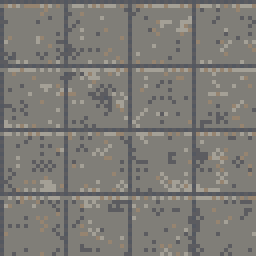
#> input picture assets/texturas/anden.png, 64 x 64 px, given in place of logo_preview.png, which was not available (shown 4 times larger)
$ python gen_hoja_visual.py
#> lines starting #> are read from the running program, lines starting #| are printed output that depends on the picture; pictures that were not available may be replaced by others from this repository, and a replacement may not be noted
"""Hoja de dirección visual (F2): todas las piezas del juego en una sola imagen para revisarlas.

Arma docs/direccion_visual/hoja.png con la paleta (nombre y hex), la fuente, el logo, los tres
puestos de mando, las motos del taller, las caídas dibujadas, el tráfico, las fachadas, los cerros,
la gente y las señales. Si existen capturas del juego en docs/direccion_visual/capturas/ (las copia
tools/capturas.gd o se ponen a mano), se agregan como maqueta del HUD.

    python tools/gen_hoja_visual.py
"""
from pathlib import Path

from PIL import Image, ImageDraw, ImageFont

from paleta import PALETA

RAIZ = Path(__file__).resolve().parent.parent
A = RAIZ / "assets"
DOCS = RAIZ / "docs" / "direccion_visual"
FUENTE = A / "fuentes" / "PressStart2P-Regular.ttf"
ANCHO = 1920
FONDO = PALETA["carbon"]
TEXTO = PALETA["blanco"]
GRIS = PALETA["concreto_claro"]


class Hoja:
    def __init__(self):
        self.img = Image.new("RGB", (ANCHO, 8000), FONDO)
        self.d = ImageDraw.Draw(self.img)
        self.f8 = ImageFont.truetype(str(FUENTE), 8)
        self.f16 = ImageFont.truetype(str(FUENTE), 16)
        self.f24 = ImageFont.truetype(str(FUENTE), 24)
        self.y = 24

    def titulo(self, texto, sub=""):
        self.y += 16
        self.d.text((24, self.y), texto, font=self.f16, fill=PALETA["amarillo_via"] if "amarillo_via" in PALETA else TEXTO)
        if sub:
            self.d.text((24, self.y + 24), sub, font=self.f8, fill=GRIS)
        self.y += 44 if sub else 32

    def fila(self, imagenes, escala=1, sep=16, rotulos=None, fondo=None):
        x = 24
        alto = 0
        for k, im in enumerate(imagenes):
            im = im.convert("RGBA")
            if escala != 1:
                im = im.resize((im.width * escala, im.height * escala), Image.NEAREST)
            if x + im.width > ANCHO - 24:
                self.y += alto + sep + (14 if rotulos else 0)
                x, alto = 24, 0
            if fondo is not None:
                self.d.rectangle((x, self.y, x + im.width - 1, self.y + im.height - 1), fill=fondo)
            self.img.paste(im, (x, self.y), im)
            if rotulos:
                self.d.text((x, self.y + im.height + 4), rotulos[k], font=self.f8, fill=GRIS)
            x += im.width + sep
            alto = max(alto, im.height)
        self.y += alto + sep + (14 if rotulos else 0)

    def recortar(self):
        return self.img.crop((0, 0, ANCHO, self.y + 16))


def cargar(ruta):
    return Image.open(ruta)


def main():
    h = Hoja()
    h.d.text((24, h.y), "DELIVERY EXPRESS - DIRECCION VISUAL (F2 a F4)", font=h.f24, fill=TEXTO)
    h.d.text((24, h.y + 36), "Tomás Ardila Marín  ·  Escuela Colombiana de Ingeniería Julio Garavito  ·  todo generado por código (tools/)",
             font=h.f8, fill=GRIS)
    h.y += 60

    h.titulo("PALETA", f"{len(PALETA)} colores en tools/paleta.py: única fuente del color; todo se cuantiza contra ella")
    x = 24
    for nombre, rgb in PALETA.items():
        if x + 140 > ANCHO - 24:
            x = 24
            h.y += 76
        h.d.rectangle((x, h.y, x + 131, h.y + 40), fill=rgb, outline=PALETA["negro"])
        h.d.text((x, h.y + 46), nombre[:16], font=h.f8, fill=TEXTO)
        h.d.text((x, h.y + 58), "#%02x%02x%02x" % rgb, font=h.f8, fill=GRIS)
        x += 140
#> after the loop, h.y = 448; x = 1004
    h.y += 90
#> h.y = 538

    h.titulo("FUENTE", "Press Start 2P (SIL OFL 1.1), a 8, 16 y 32 px enteros")
    for tam in (8, 16, 32):
        h.d.text((24, h.y), "Has muerto al entrar demasiado rapido en la curva 0123456789 $", font=ImageFont.truetype(str(FUENTE), tam), fill=TEXTO)
        h.y += tam + 12
#> this loop made 3 passes
#> h.y on passes 1 to 3: 618, 646, 690
#> after the loop, h.y = 690
    h.y += 8
#> h.y = 698

    h.titulo("LOGO", "tools/gen_logo.py  (assets/ui/logo.png, 640x360)")
    h.fila([cargar(DOCS / "logo_preview.png").resize((1280, 720), Image.NEAREST).crop((0, 160, 1280, 560))])
#> in cargar, returned value is the input picture: PIL image 64x64 RGB; mean R, G, B 124.5, 122.3, 117.5
#> in fila, `x = 24`: x = 24
#> the loop in fila, `for k, im in enumerate(imagenes):` made 1 pass
#> (x, alto) on pass 1: (1320, 400)
#> pass 1, in fila, `im = im.convert("RGBA")`:
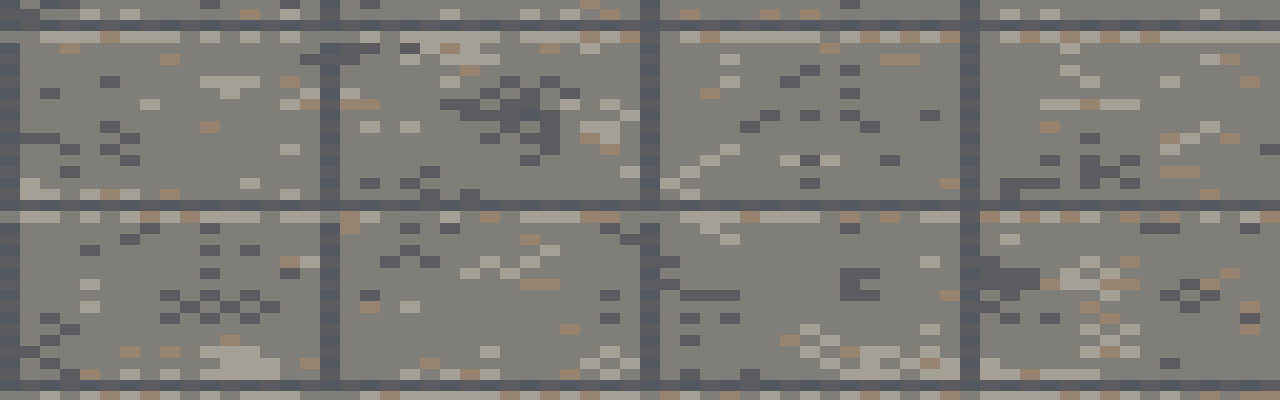
#> im: PIL image 1280x400 RGBA; mean R, G, B, A 124.9, 122.6, 117.8, 255
#> after the loop in fila, `for k, im in enumerate(imagenes):`: alto = 400; self.y = 758; x = 1320
#> in fila, `self.y += alto + sep + (14 if rotulos else 0)`: self.y = 1174

    h.titulo("PUESTOS DE MANDO (D24)", "tools/gen_manubrios.py: Bwis, NKD y Ninja, a 2x")
    h.fila([cargar(A / "ui" / f) for f in ("manubrio.png", "manubrio_nkd.png", "manubrio_ninja.png")], escala=2,
           rotulos=["Bwis", "NKD 125", "Ninja 300"], fondo=PALETA["cielo_dia"] if "cielo_dia" in PALETA else GRIS)
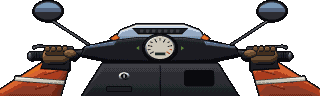
#> input picture assets/ui/manubrio.png, 320 x 96 px
#> in cargar, returned value is the input picture: PIL image 320x96 RGBA; mean R, G, B, A 40.7, 33.4, 34.7, 131.3
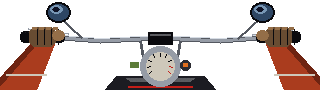
#> input picture assets/ui/manubrio_nkd.png, 320 x 90 px
#> in cargar, returned value is the input picture: PIL image 320x90 RGBA; mean R, G, B, A 45.8, 33.9, 33.5, 83
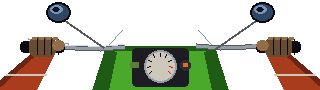
#> input picture assets/ui/manubrio_ninja.png, 320 x 90 px
#> in cargar, returned value is the input picture: PIL image 320x90 RGBA; mean R, G, B, A 41.9, 41.5, 30.9, 94.9
#> call 2 of fila, with escala = 2, sep = 16, fondo = (164, 160, 150)
#> in fila (call 2), `x = 24`: x = 24
#> the loop in fila (call 2), `for k, im in enumerate(imagenes):` made 3 passes
#> (self.y, x, alto) on pass 3: (1456, 680, 180)
#> (x, alto) on passes 1 to 2: (680, 192), (1336, 192)
#> after the loop in fila (call 2), `for k, im in enumerate(imagenes):`:
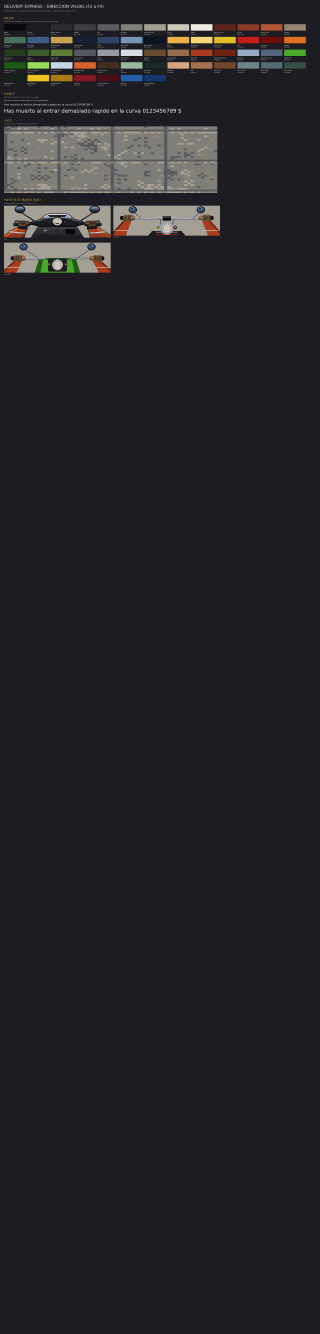
#> self.img: PIL image 1920x8000 RGB (shown at 1/6 size); mean R, G, B 35.7, 35.2, 39.8
#> after the loop in fila (call 2), `for k, im in enumerate(imagenes):`: alto = 180; self.y = 1456; x = 680
#> in fila (call 2), `self.y += alto + sep + (14 if rotulos else 0)`: self.y = 1666

    h.titulo("MOTOS DEL TALLER (dibujo propio)", "assets/ui/motos_taller.png")
    h.fila([cargar(A / "ui" / "motos_taller.png")], escala=2)
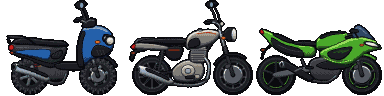
#> input picture assets/ui/motos_taller.png, 384 x 96 px
#> in cargar, returned value is the input picture: PIL image 384x96 RGBA; mean R, G, B, A 26, 30.1, 31.6, 122.4

    h.titulo("CAIDA DIBUJADA (cinematica)", "tools/gen_cinematica.py: una por moto, 320x180 a 2x")
    h.fila([cargar(A / "ui" / f"cinematica_{m}.png") for m in ("bws", "nkd", "ninja")], escala=2, sep=8,
           rotulos=["Bwis", "NKD 125", "Ninja 300"])
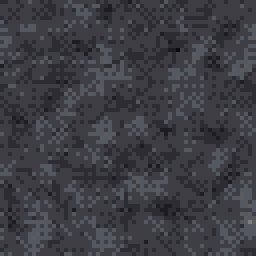
#> input picture assets/texturas/asfalto.png, 64 x 64 px, given in place of cinematica_bws.png, which was not available (shown 4 times larger)
#> in cargar, returned value is the input picture: PIL image 64x64 RGB; mean R, G, B 60.9, 61.4, 67.7

    variantes = sorted(p for p in (A / "ui").glob("cinematica_*_*.png"))
    if variantes:
        h.titulo("LAS OTRAS CAIDAS (D27)", "hueco, perro, lluvia, bus y contravia, una por moto, a 1x")
        h.fila([cargar(p) for p in variantes], sep=8, rotulos=[p.stem.replace("cinematica_", "") for p in variantes])

    h.titulo("CALLE (F4, D27)", "tools/gen_avisos.py y tools/gen_marcas_hueco.py: avisos (y su luz de noche), vallas, hueco, aceite, marcas y perros, a 2x")
    h.fila([cargar(A / "texturas" / "avisos.png"), cargar(A / "texturas" / "avisos_luz.png"), cargar(A / "texturas" / "vallas.png")], escala=2, fondo=PALETA["gris"])
    h.fila([cargar(A / "texturas" / f) for f in ("hueco.png", "aceite.png", "marcas_hueco.png", "perros.png")], escala=3, fondo=PALETA["gris"])

    h.titulo("TRAFICO", "tools/gen_vehiculos.py: 8 direcciones por vehiculo (0 = de frente), 14 px/m, a 2x")
    h.fila([cargar(A / "texturas" / "vehiculos.png")], escala=2, fondo=PALETA["gris"])
    h.fila([cargar(A / "texturas" / "vehiculos_grandes.png").resize((1408, 128))], escala=1, fondo=PALETA["gris"])

    h.titulo("FACHADAS POR ZONA (D26)", "tools/gen_texturas.py: 128x128 = 8 x 6,4 m, a 2x; abajo, su mascara de noche")
    tipos = ("casa", "ladrillo", "concreto", "vidrio", "bodega")
    h.fila([cargar(A / "texturas" / f"fachada_{t}.png") for t in tipos], escala=2, rotulos=list(tipos))
    h.fila([cargar(A / "texturas" / f"fachada_{t}_luz.png") for t in tipos], escala=1)

    h.titulo("CERROS ORIENTALES", "tools/gen_cerros.py: panorama que empalma a lo ancho")
    cerros = cargar(A / "texturas" / "cerros.png").convert("RGBA")
    cielo = Image.new("RGBA", cerros.size, PALETA.get("cielo_dia", (120, 160, 200)) + (255,))
    cielo.alpha_composite(cerros)
    h.fila([cielo.resize((1792, 280), Image.NEAREST)])

    h.titulo("GENTE Y SENALES", "peatones (6 ropas x 4 cuadros) y senales de transito, a 3x")
    h.fila([cargar(A / "texturas" / "peatones.png")] + [cargar(A / "texturas" / f"senal_{s}.png") for s in ("pare", "peatones", "velocidad")],
           escala=3, fondo=PALETA["gris"])

    capturas = sorted((DOCS / "capturas").glob("*.png")) if (DOCS / "capturas").exists() else []
    if capturas:
        h.titulo("MAQUETA DEL HUD Y ESCENAS (capturas del juego)", "640x360: mundo a 320x180 escalado entero, interfaz aparte")
        h.fila([cargar(c) for c in capturas], rotulos=[c.stem for c in capturas])

    h.recortar().save(DOCS / "hoja.png")
    print("generado: docs/direccion_visual/hoja.png")


if __name__ == "__main__":
#> (the run stopped early here; a loop or call above may not have finished)
